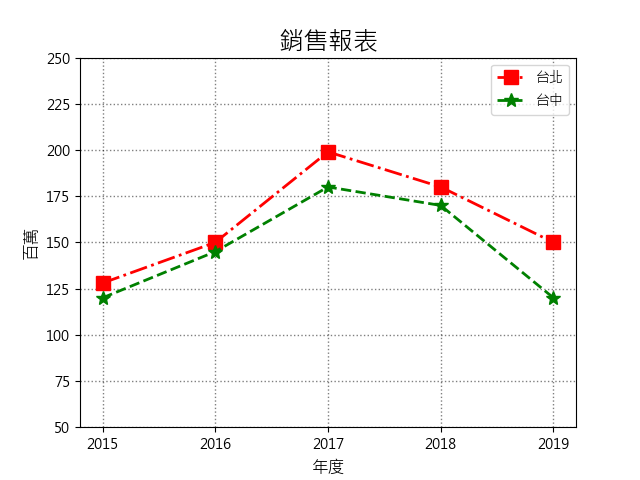

Generate this figure with Python:
import matplotlib.pyplot as plt
year = [2015,2016,2017,2018,2019]
city1 = [128,150,199,180,150]
plt.plot(year, city1, 'r-.s', lw=2, ms=10, label="台北")
city2 = [120,145,180,170,120]
plt.plot(year, city2, 'g--*', lw=2, ms=10, label="台中")
plt.legend()
plt.ylim(50, 250)   # 範圍
plt.xticks(year)    # 自訂座標刻度
plt.title("銷售報表", fontsize=18)
plt.xlabel("年度", fontsize=12)
plt.ylabel("百萬", fontsize=12)
plt.grid(color='k', ls=':', lw=1, alpha=0.5)

# 設定中文字型及正負號正確顯示
plt.rcParams['font.sans-serif'] = 'Microsoft JhengHei'
plt.rcParams['axes.unicode_minus'] = False
plt.show()
